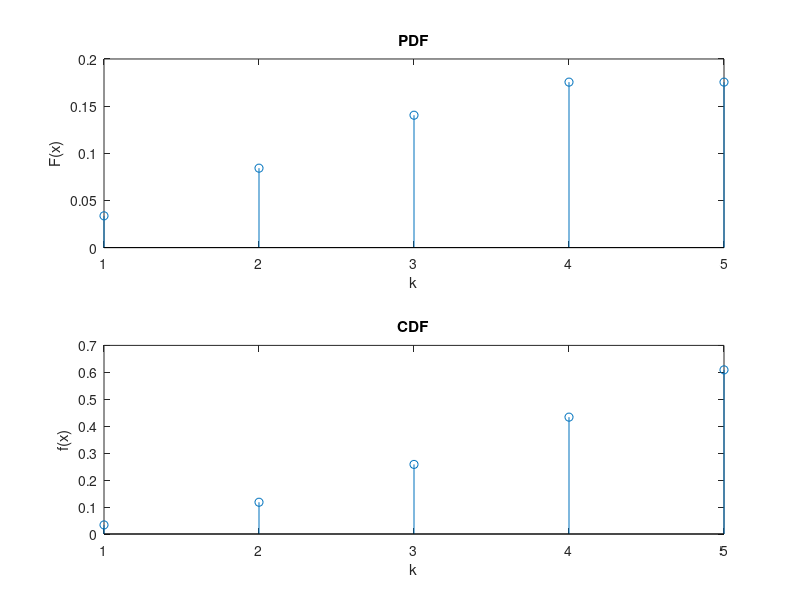

The MATLAB script that drew this image:
% l=4, k=20
clear all;
clc;
l = input('Enter the mean of Random Variable: ');
k = input('Enter the value of k: ');
CDF = zeros(1,k);
for i = 1:k
	PMF(i) = (l^i)*exp(-l)/factorial(i);
	if(i==1)
    	CDF(i) = PMF(i);
	else
    	CDF(i) = CDF(i-1) + PMF(i);
	end
end
subplot(2,1,1), stem(PMF),title('PDF'), xlabel('k'), ylabel('F(x)');
subplot(2,1,2), stem(CDF),title('CDF'), xlabel('k'), ylabel('f(x)');